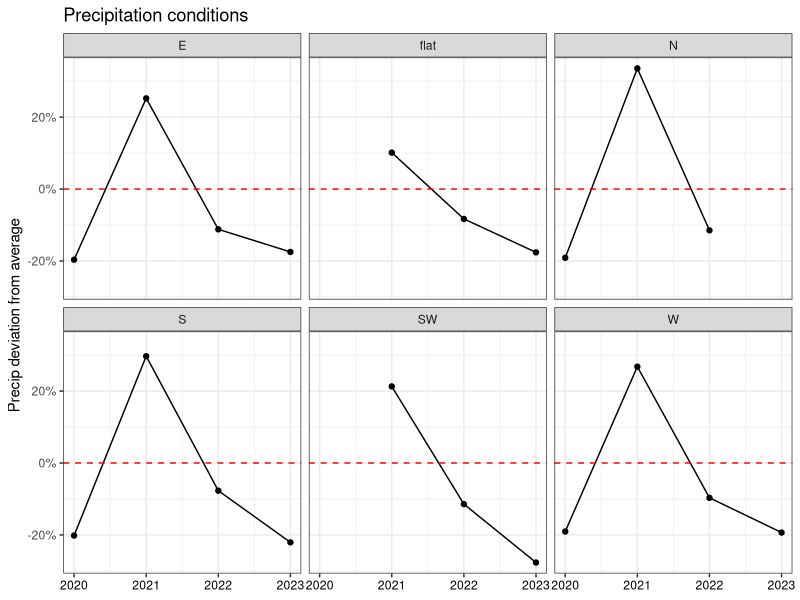
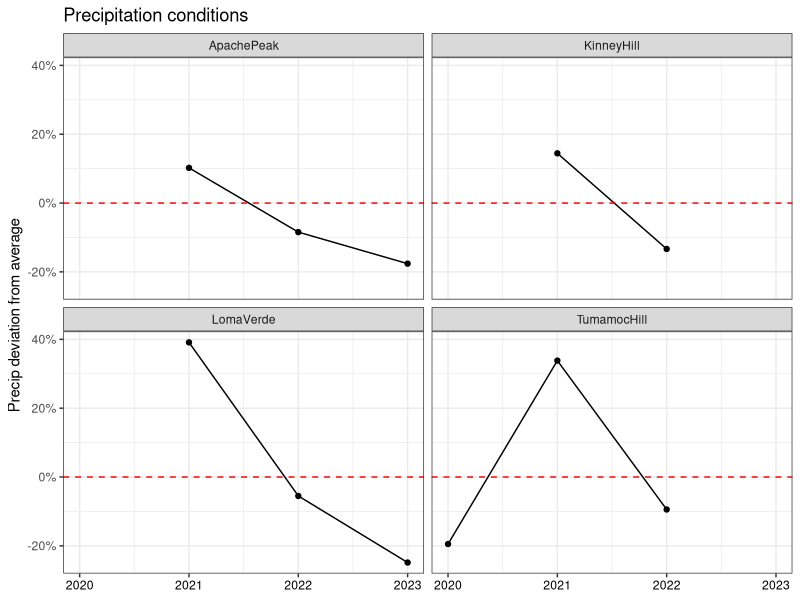
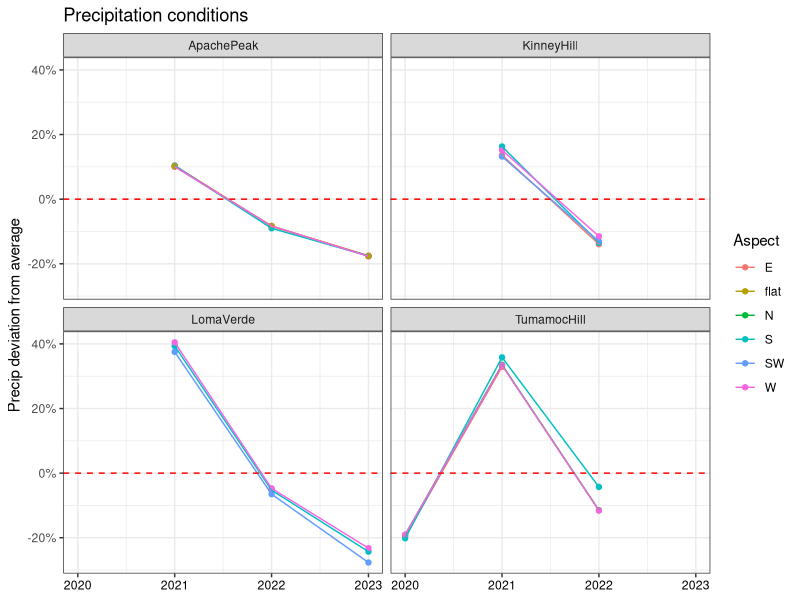
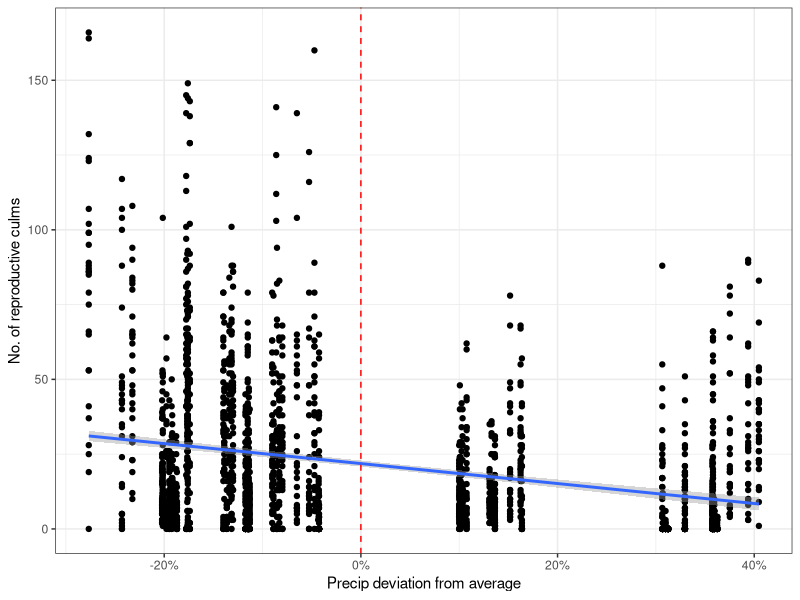
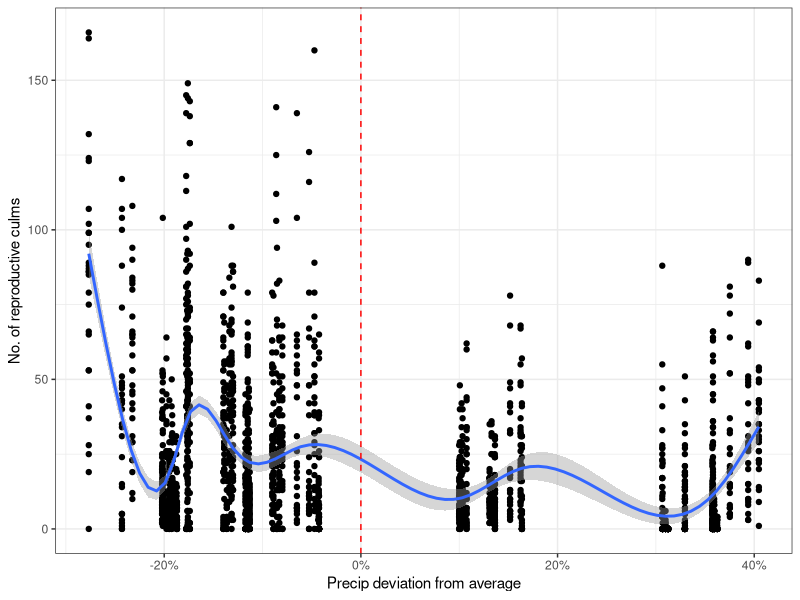
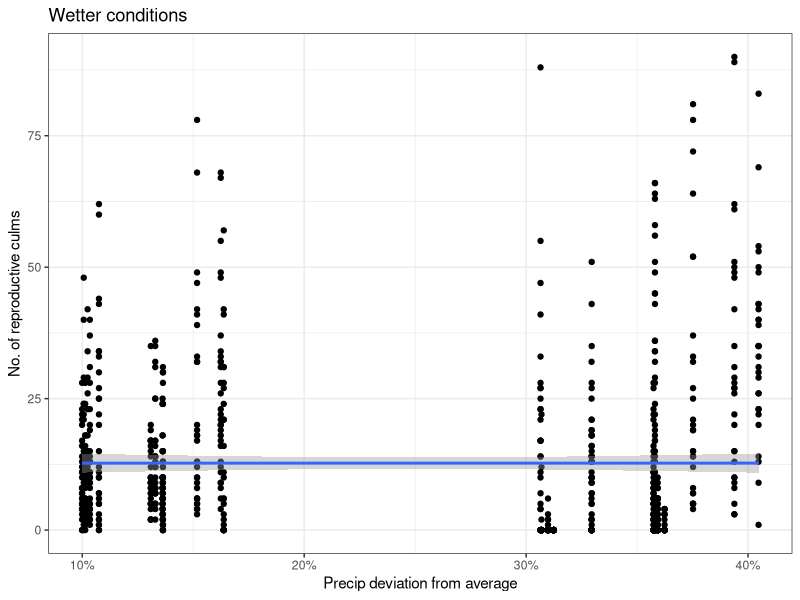
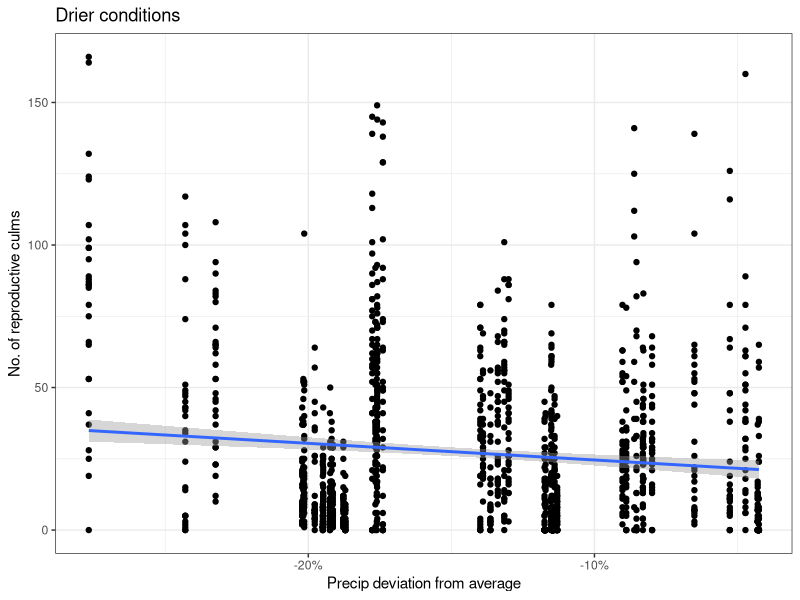
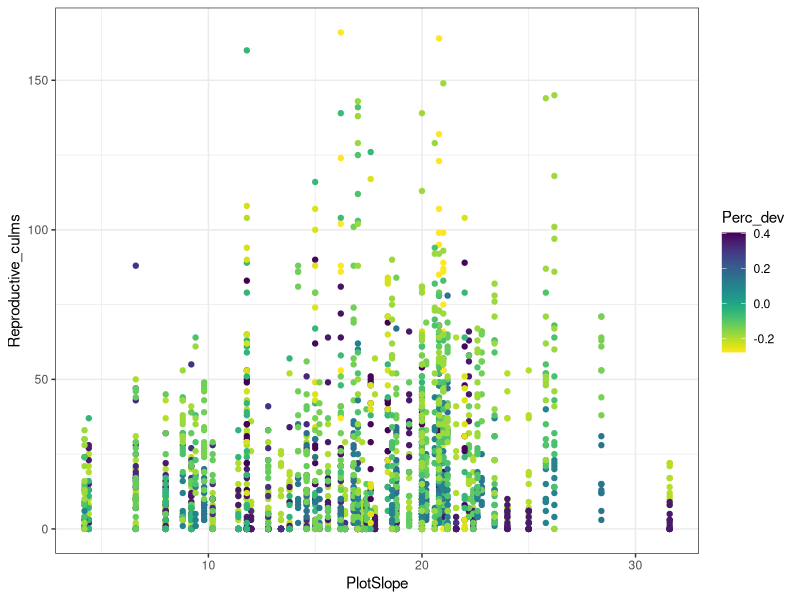

Source code (R) for these figures, in order: (Note: this script raises an error after producing the figures.)
# Created: 2024-09-23
# Updated: 2025-02-27

# Purpose: Graph culm, cover and density response to precip variation.

# Have to use average precip dev to represent each year, because the actual precip dev
#   is slightly different by sampling date.


library(tidyverse)
library(scales)
library(viridis)

# Load data ---------------------------------------------------------------

dat <- read_csv("data/cleaned/04_demography-data_clean.csv")


# Data wrangling ----------------------------------------------------------

# Create df of average and SE to make line graph for culm count
culm.avg.site <- dat %>% 
  group_by(Year, StudyYear, Site) %>% 
  summarise(repro_avg = mean(Reproductive_culms),
            repro_se = sd(Reproductive_culms) / sqrt(n()),
            total_avg = mean(Total_Live_Culms),
            total_se = sd(Total_Live_Culms) / sqrt(n()),
            Perc_dev_avg = mean(Perc_dev),
            .groups = "keep")

culm.avg.site.aspect <- dat %>% 
  group_by(Year, StudyYear, Site, Aspect) %>% 
  summarise(repro_avg = mean(Reproductive_culms),
            repro_se = sd(Reproductive_culms) / sqrt(n()),
            total_avg = mean(Total_Live_Culms),
            total_se = sd(Total_Live_Culms) / sqrt(n()),
            Perc_dev_avg = mean(Perc_dev),
            .groups = "keep")

culm.avg.aspect <- dat %>% 
  group_by(Year, Aspect) %>% 
  summarise(repro_avg = mean(Reproductive_culms),
            repro_se = sd(Reproductive_culms) / sqrt(n()),
            total_avg = mean(Total_Live_Culms),
            total_se = sd(Total_Live_Culms) / sqrt(n()),
            Perc_dev_avg = mean(Perc_dev),
            .groups = "keep")


# Separate out plot-level data
dat.plot <- dat %>% 
  select(-Plant_ID, -Vegetative_culms, -Reproductive_culms, -Total_Live_Culms, -Longestleaflength_cm) %>% 
  distinct(.keep_all = TRUE)

# Create df of average and SE to make line graph for density & cover
plot.avg.site <- dat.plot %>% 
  group_by(Year, StudyYear, Site) %>% 
  summarise(bgden_avg = mean(BGDensity),
            bgden_se = sd(BGDensity) / sqrt(n()),
            bgcov_avg = mean(BGCover),
            bgcov_se   = sd(BGCover) / sqrt(n()),
            shrub_avg = mean(ShrubCover),
            shrub_se = sd(ShrubCover) / sqrt(n()),
            forb_avg = mean(ForbCover),
            forb_se = sd(ForbCover) / sqrt(n()),
            ng_avg = mean(NGCover),
            ng_se = sd(NGCover) / sqrt(n()),
            Perc_dev_avg = mean(Perc_dev),
            .groups = "keep")

plot.avg.aspect <- dat.plot %>% 
  group_by(Year, Aspect) %>% 
  summarise(bgden_avg = mean(BGDensity),
            bgden_se = sd(BGDensity) / sqrt(n()),
            bgcov_avg = mean(BGCover),
            bgcov_se   = sd(BGCover) / sqrt(n()),
            shrub_avg = mean(ShrubCover),
            shrub_se = sd(ShrubCover) / sqrt(n()),
            forb_avg = mean(ForbCover),
            forb_se = sd(ForbCover) / sqrt(n()),
            ng_avg = mean(NGCover),
            ng_se = sd(NGCover) / sqrt(n()),
            Perc_dev_avg = mean(Perc_dev),
            .groups = "keep")

plot.avg.site.aspect <- dat.plot %>% 
  group_by(Year, StudyYear, Site, Aspect) %>% 
  summarise(bgden_avg = mean(BGDensity),
            bgden_se = sd(BGDensity) / sqrt(n()),
            bgcov_avg = mean(BGCover),
            bgcov_se   = sd(BGCover) / sqrt(n()),
            shrub_avg = mean(ShrubCover),
            shrub_se = sd(ShrubCover) / sqrt(n()),
            forb_avg = mean(ForbCover),
            forb_se = sd(ForbCover) / sqrt(n()),
            ng_avg = mean(NGCover),
            ng_se = sd(NGCover) / sqrt(n()),
            Perc_dev_avg = mean(Perc_dev),
            .groups = "keep")



# Aspects at each site ----------------------------------------------------

dat %>% 
  filter(Site == "ApachePeak") %>% 
  count(Aspect) # E, S, W, flat
dat %>% 
  filter(Site == "KinneyHill") %>% 
  count(Aspect) # E, S, SW, W
dat %>% 
  filter(Site == "LomaVerde") %>% 
  count(Aspect) # S, SW, W
dat %>% 
  filter(Site == "TumamocHill") %>% 
  count(Aspect) # E, N, S, W



# Precip deviation --------------------------------------------------------

# By aspect
precip.dev.aspect <- plot.avg.aspect %>% 
  ggplot(aes(x = Year, y = Perc_dev_avg)) +
  geom_point() +
  geom_line() +
  facet_wrap(~Aspect) +
  ggtitle("Precipitation conditions") +
  xlab(NULL) +
  ylab("Precip deviation from average") +
  theme_bw() +
  scale_y_continuous(labels = percent) +
  geom_hline(yintercept = 0,
             linetype = "dashed",
             color = "red") +
  theme(axis.text.x = element_text(color = "black"))
precip.dev.aspect

# By site
precip.dev.site <- plot.avg.site %>% 
  ggplot(aes(x = Year, y = Perc_dev_avg)) +
  geom_point() +
  geom_line() +
  facet_wrap(~Site) +
  ggtitle("Precipitation conditions") +
  xlab(NULL) +
  ylab("Precip deviation from average") +
  theme_bw() +
  scale_y_continuous(labels = percent) +
  geom_hline(yintercept = 0,
             linetype = "dashed",
             color = "red") +
  theme(axis.text.x = element_text(color = "black"))
precip.dev.site

# By site and aspect
plot.avg.site.aspect %>% 
  ggplot(aes(x = Year, y = Perc_dev_avg, color = Aspect)) +
  geom_point() +
  geom_line() +
  facet_wrap(~Site) +
  ggtitle("Precipitation conditions") +
  xlab(NULL) +
  ylab("Precip deviation from average") +
  theme_bw() +
  scale_y_continuous(labels = percent) +
  geom_hline(yintercept = 0,
             linetype = "dashed",
             color = "red") +
  theme(axis.text.x = element_text(color = "black"))



# Reproductive culms ------------------------------------------------------

## Repro: All combined ----------------------------------------------------

# Repro: Linear regression by Perc_dev
repro.all.lm <- dat %>% 
  ggplot(aes(x = Perc_dev, y = Reproductive_culms)) +
  geom_point() +
  geom_smooth(method = "lm") +
  theme_bw() +
  scale_x_continuous(labels = percent) +
  geom_vline(xintercept = 0,
             linetype = "dashed",
             color = "red") +
  xlab("Precip deviation from average") +
  ylab("No. of reproductive culms")
repro.all.lm

# Repro: geom_smooth() by Perc_dev
dat %>% 
  ggplot(aes(x = Perc_dev, y = Reproductive_culms)) +
  geom_point() +
  geom_smooth() +
  theme_bw() +
  scale_x_continuous(labels = percent) +
  geom_vline(xintercept = 0,
             linetype = "dashed",
             color = "red")  +
  xlab("Precip deviation from average") +
  ylab("No. of reproductive culms")

# Repro: Wetter/drier divided, linear regression by Perc_dev
dat %>% 
  filter(Perc_dev > 0) %>% 
  ggplot(aes(x = Perc_dev, y = Reproductive_culms)) +
  geom_point() +
  geom_smooth(method = "lm") +
  theme_bw() +
  scale_x_continuous(labels = percent) +
  ggtitle("Wetter conditions") +
  xlab("Precip deviation from average") +
  ylab("No. of reproductive culms")
dat %>% 
  filter(Perc_dev < 0) %>% 
  ggplot(aes(x = Perc_dev, y = Reproductive_culms)) +
  geom_point() +
  geom_smooth(method = "lm") +
  theme_bw() +
  scale_x_continuous(labels = percent) +
  ggtitle("Drier conditions") +
  xlab("Precip deviation from average") +
  ylab("No. of reproductive culms")


# Repro: Plot slope and Perc_dev
dat %>% 
  ggplot(aes(x = PlotSlope, y = Reproductive_culms, color = Perc_dev)) +
  geom_point() +
  theme_bw() +
  scale_color_viridis(option = "viridis", direction = -1)


## Repro: By aspect -------------------------------------------------------

# Repro: Aspect, all conditions (boxplot)
dat %>% 
  ggplot(aes(x = Aspect, y = Reproductive_culms)) +
  geom_boxplot() +
  theme_bw()

# Repro: Aspect by Year (boxplot, all obs)
dat %>% 
  mutate(Year = as.character(Year)) %>% 
  ggplot(aes(x = Year, y = Reproductive_culms)) +
  geom_boxplot() +
  facet_wrap(~Aspect) +
  theme_bw()

# Repro: Aspect by Perc_dev (scatterplot, all obs)
dat %>% 
  ggplot(aes(x = Perc_dev, y = Reproductive_culms)) +
  geom_point() +
  scale_x_continuous(labels = scales::percent) +
  geom_vline(xintercept = 0, linetype = "dashed") +
  facet_wrap(~Aspect) +
  theme_bw() 

# Repro: Aspect by Perc_dev (linear regression, all obs)
repro.all.aspect.lm <- dat %>% 
  ggplot(aes(x = Perc_dev, y = Reproductive_culms)) +
  geom_point() +
  geom_smooth(method = "lm") +
  scale_x_continuous(labels = scales::percent) +
  geom_vline(xintercept = 0, linetype = "dashed") +
  facet_wrap(~Aspect) +
  theme_bw() +
  xlab("Precip deviation from average") +
  ylab("No. of reproductive culms")
repro.all.aspect.lm

# Repro: Aspect by Year (line graph, average)
culm.avg.aspect %>% 
  ggplot(aes(x = Year, y = repro_avg, color = Aspect)) +
  geom_point() +
  geom_line() +
  theme_bw() +
  facet_wrap(~Aspect)

# Repro: Aspect by Perc_dev (line graph, average)
repro.aspect.avg <- culm.avg.aspect %>% 
  ggplot(aes(x = Perc_dev_avg, y = repro_avg)) +
  geom_point() +
  geom_line() +
  geom_errorbar(aes(ymin = repro_avg - repro_se, ymax = repro_avg + repro_se)) +
  geom_vline(xintercept = 0, linetype = "dashed") +
  theme_bw() +
  scale_x_continuous(labels = scales::percent) +
  xlab("Precip deviation from average") +
  ylab("No. of reproductive culms") +
  facet_wrap(~Aspect) +
  theme(legend.position = "none")
repro.aspect.avg



## Repro: By site ---------------------------------------------------------

# Repro: Site by Year (line graph, average)
culm.avg.site %>% 
  ggplot(aes(x = Year, y = repro_avg, color = Site)) +
  geom_point() +
  geom_line() +
  theme_bw()

# Repro: Site by Perc_dev (line graph, average)
repro.site.avg <- culm.avg.site %>% 
  ggplot(aes(x = Perc_dev_avg, y = repro_avg, color = Site)) +
  geom_point() +
  geom_line() +
  geom_errorbar(aes(ymin = repro_avg - repro_se, ymax = repro_avg + repro_se)) +
  geom_vline(xintercept = 0, linetype = "dashed") +
  theme_bw() +
  scale_x_continuous(labels = scales::percent) +
  xlab("Precip deviation from average") +
  ylab("No. of reproductive culms")
repro.site.avg


## Repro: By site and aspect ----------------------------------------------

# Repro: Site and aspect by Year (line graph, average)
culm.avg.site.aspect %>% 
  ggplot(aes(x = Year, y = repro_avg, color = Aspect)) +
  geom_point() +
  geom_line() +
  facet_wrap(~Site) +
  theme_bw()

# Repro: Site and aspect by Perc_dev (line graph, average)
culm.avg.site.aspect %>% 
  ggplot(aes(x = Perc_dev_avg, y = repro_avg, color = Aspect)) +
  geom_point() +
  geom_line() +
  geom_errorbar(aes(ymin = repro_avg - repro_se, ymax = repro_avg + repro_se)) +
  geom_vline(xintercept = 0, linetype = "dashed") +
  theme_bw() +
  facet_wrap(~Site) +
  scale_x_continuous(labels = scales::percent) +
  xlab("Precip deviation from average") +
  ylab("No. of reproductive culms")





# Total culms -------------------------------------------------------------

## Total: All combined ----------------------------------------------------

# Total: Linear regression by Perc_dev
total.all.lm <- dat %>% 
  ggplot(aes(x = Perc_dev, y = Total_Live_Culms)) +
  geom_point() +
  geom_smooth(method = "lm") +
  theme_bw() +
  scale_x_continuous(labels = percent) +
  geom_vline(xintercept = 0,
             linetype = "dashed",
             color = "red") +
  xlab("Precip deviation from average") +
  ylab("Total number of culms")
total.all.lm

# Total: geom_smooth() by Perc_dev
dat %>% 
  ggplot(aes(x = Perc_dev, y = Total_Live_Culms)) +
  geom_point() +
  geom_smooth() +
  theme_bw() +
  scale_x_continuous(labels = percent) +
  geom_vline(xintercept = 0,
             linetype = "dashed",
             color = "red")  +
  xlab("Precip deviation from average") +
  ylab("Total number of culms")

# Total: Wetter/drier divided, linear regression by Perc_dev
dat %>% 
  filter(Perc_dev > 0) %>% 
  ggplot(aes(x = Perc_dev, y = Total_Live_Culms)) +
  geom_point() +
  geom_smooth(method = "lm") +
  theme_bw() +
  scale_x_continuous(labels = percent) +
  ggtitle("Wetter conditions") +
  xlab("Precip deviation from average") +
  ylab("Total number of culms")
dat %>% 
  filter(Perc_dev < 0) %>% 
  ggplot(aes(x = Perc_dev, y = Total_Live_Culms)) +
  geom_point() +
  geom_smooth(method = "lm") +
  theme_bw() +
  scale_x_continuous(labels = percent) +
  ggtitle("Drier conditions") +
  xlab("Precip deviation from average") +
  ylab("Total number of culms")


# Total: Plot slope and Perc_dev
dat %>% 
  ggplot(aes(x = PlotSlope, y = Total_Live_Culms, color = Perc_dev)) +
  geom_point() +
  scale_color_viridis(option = "viridis", direction = -1)


## Total: By aspect -------------------------------------------------------

# Total: Aspect by Year (boxplot, all obs)
dat %>% 
  mutate(Year = as.character(Year)) %>% 
  ggplot(aes(x = Year, y = Total_Live_Culms)) +
  geom_boxplot() +
  facet_wrap(~Aspect) +
  theme_bw()

# Total: Aspect by Perc_dev (scatterplot, all obs)
dat %>% 
  ggplot(aes(x = Perc_dev, y = Total_Live_Culms)) +
  geom_point() +
  scale_x_continuous(labels = scales::percent) +
  geom_vline(xintercept = 0, linetype = "dashed") +
  facet_wrap(~Aspect) +
  theme_bw()

# Repro: Aspect by Perc_dev (linear regression, all obs)
total.all.aspect.lm <- dat %>% 
  ggplot(aes(x = Perc_dev, y = Total_Live_Culms)) +
  geom_point() +
  geom_smooth(method = "lm") +
  scale_x_continuous(labels = scales::percent) +
  geom_vline(xintercept = 0, linetype = "dashed") +
  facet_wrap(~Aspect) +
  theme_bw() +
  xlab("Precip deviation from average") +
  ylab("Total number of culms")
total.all.aspect.lm

# Total: Aspect by Year (line graph, average)
culm.avg.aspect %>% 
  ggplot(aes(x = Year, y = repro_avg, color = Aspect)) +
  geom_point() +
  geom_line() +
  theme_bw() +
  facet_wrap(~Aspect)

# Total: Aspect by Perc_dev (line graph, average)
total.aspect.avg <- culm.avg.aspect %>% 
  ggplot(aes(x = Perc_dev_avg, y = total_avg)) +
  geom_point() +
  geom_line() +
  geom_errorbar(aes(ymin = total_avg - total_se, ymax = total_avg + total_se)) +
  geom_vline(xintercept = 0, linetype = "dashed") +
  theme_bw() +
  scale_x_continuous(labels = scales::percent) +
  xlab("Precip deviation from average") +
  ylab("Total number of culms") +
  facet_wrap(~Aspect)
total.aspect.avg


## Total: By site ---------------------------------------------------------

# Total: Site by Year (line graph, average)
culm.avg.site %>% 
  ggplot(aes(x = Year, y = total_avg, color = Site)) +
  geom_point() +
  geom_line() +
  theme_bw()

# Total: Site by Perc_dev (line graph, average)
total.site.avg <- culm.avg.site %>% 
  ggplot(aes(x = Perc_dev_avg, y = total_avg, color = Site)) +
  geom_point() +
  geom_line() +
  geom_errorbar(aes(ymin = total_avg - total_se, ymax = total_avg + total_se)) +
  geom_vline(xintercept = 0, linetype = "dashed") +
  theme_bw() +
  scale_x_continuous(labels = scales::percent) +
  xlab("Precip deviation from average") +
  ylab("Total number of culms")
total.site.avg



## Total: By site and aspect ----------------------------------------------

# Total: Site and aspect by Year (line graph)
culm.avg.site.aspect %>% 
  ggplot(aes(x = Year, y = total_avg, color = Aspect)) +
  geom_point() +
  geom_line() +
  facet_wrap(~Site) +
  theme_bw()

# Total: Site and aspect by Perc_dev (line graph, average)
culm.avg.site.aspect %>% 
  ggplot(aes(x = Perc_dev_avg, y = total_avg, color = Aspect)) +
  geom_point() +
  geom_line() +
  geom_errorbar(aes(ymin = total_avg - total_se, ymax = total_avg + total_se)) +
  geom_vline(xintercept = 0, linetype = "dashed") +
  theme_bw() +
  facet_wrap(~Site) +
  scale_x_continuous(labels = scales::percent) +
  xlab("Precip deviation from average") +
  ylab("Total number of culms")



# Buffelgrass density -----------------------------------------------------

## BG density: All combined -----------------------------------------------




## BG density: By aspect --------------------------------------------------

# BG density: Aspect by Year (boxplot, all obs)
dat.plot %>% 
  mutate(Year = as.character(Year)) %>% 
  ggplot(aes(x = Year, y = BGDensity)) +
  geom_boxplot() +
  facet_wrap(~Aspect) +
  theme_bw()

# BG density: Aspect by Perc_dev (scatterplot, all obs)
dat.plot %>% 
  ggplot(aes(x = Perc_dev, y = BGDensity)) +
  geom_point() +
  scale_x_continuous(labels = scales::percent) +
  geom_vline(xintercept = 0, linetype = "dashed") +
  facet_wrap(~Aspect) +
  theme_bw()

# BG density: Aspect by Perc_dev (linear regression)
bgden.all.aspect.lm <- dat.plot %>% 
  ggplot(aes(x = Perc_dev, y = BGDensity)) +
  geom_point() +
  geom_smooth(method = "lm") +
  scale_x_continuous(labels = scales::percent) +
  geom_vline(xintercept = 0, linetype = "dashed") +
  facet_wrap(~Aspect) +
  theme_bw() +
  labs(x = "Precip deviation from average",
       y = expression(paste("Density (individuals /  ", m^2, ")")),
       title = "Buffelgrass density")
bgden.all.aspect.lm

# BG density: Aspect by Year (line graph, average)
plot.avg.aspect %>% 
  ggplot(aes(x = Year, y = bgden_avg, color = Aspect)) +
  geom_point() +
  geom_line() +
  theme_bw() +
  facet_wrap(~Aspect)

# BG density: Aspect by Perc_dev (line graph, average)
bgden.aspect.avg <- plot.avg.aspect %>% 
  ggplot(aes(x = Perc_dev_avg, y = bgden_avg)) +
  geom_point() +
  geom_line() +
  geom_errorbar(aes(ymin = bgden_avg - bgden_se, ymax = bgden_avg + bgden_se)) +
  geom_vline(xintercept = 0, linetype = "dashed") +
  theme_bw() +
  scale_x_continuous(labels = scales::percent) +
  labs(x = "Precip deviation from average",
       y = expression(paste("Density (individuals /  ", m^2, ")"))) +
  facet_wrap(~Aspect) 
bgden.aspect.avg




## BG density: By site ----------------------------------------------------

# BG density: Site by Year (line graph, average)
plot.avg.site %>% 
  ggplot(aes(x = Year, y = bgden_avg, color = Site)) +
  geom_point() +
  geom_line() +
  theme_bw()

# BG density: Site by Perc_dev (line graph, average)
bgden.site.avg <- plot.avg.site %>% 
  ggplot(aes(x = Perc_dev_avg, y = bgden_avg, color = Site)) +
  geom_point() +
  geom_line() +
  geom_errorbar(aes(ymin = bgden_avg - bgden_se, ymax = bgden_avg + bgden_se)) +
  geom_vline(xintercept = 0, linetype = "dashed") +
  theme_bw() +
  scale_x_continuous(labels = scales::percent) +
  labs(x = "Precip deviation from average",
       y = expression(paste("Density (individuals /  ", m^2, ")")),
       title = "Buffelgrass density") 
bgden.site.avg

# BG density: Site by Perc_dev (linear regression)
dat.plot %>% 
  ggplot(aes(x = Perc_dev, y = BGDensity)) +
  geom_point() +
  geom_smooth(method = "lm") +
  scale_x_continuous(labels = scales::percent) +
  geom_vline(xintercept = 0, linetype = "dashed") +
  facet_wrap(~Site) +
  theme_bw()


## BG density: By site and aspect -----------------------------------------

# BG density: Site and aspect by Year (line graph, average)
plot.avg.site.aspect %>% 
  ggplot(aes(x = Year, y = bgden_avg, color = Aspect)) +
  geom_point() +
  geom_line() +
  facet_wrap(~Site) +
  theme_bw()

# BG density: Site and aspect by Perc_dev (line graph, average)
plot.avg.site.aspect %>% 
  ggplot(aes(x = Perc_dev_avg, y = bgden_avg, color = Aspect)) +
  geom_point() +
  geom_line() +
  geom_errorbar(aes(ymin = bgden_avg - bgden_se, ymax = bgden_avg + bgden_se)) +
  geom_vline(xintercept = 0, linetype = "dashed") +
  theme_bw() +
  facet_wrap(~Site) +
  scale_x_continuous(labels = scales::percent) +
  labs(x = "Precip deviation from average",
       y = expression(paste("Density (individuals /  ", m^2, ")")),
       title = "Buffelgrass density") 



# Buffelgrass cover -------------------------------------------------------

## BG cover: By aspect ----------------------------------------------------

# BG cover: Aspect by Year (boxplot, all obs)
dat.plot %>% 
  mutate(Year = as.character(Year)) %>% 
  ggplot(aes(x = Year, y = BGCover)) +
  geom_boxplot() +
  facet_wrap(~Aspect) +
  theme_bw()

# BG cover: Aspect by Perc_dev (scatterplot, all obs)
dat.plot %>% 
  ggplot(aes(x = Perc_dev, y = BGCover)) +
  geom_point() +
  scale_x_continuous(labels = scales::percent) +
  geom_vline(xintercept = 0, linetype = "dashed") +
  facet_wrap(~Aspect) +
  theme_bw() 

# BG cover: Aspect by Perc_dev (linear regression)
bgcov.all.aspect.lm <- dat.plot %>% 
  ggplot(aes(x = Perc_dev, y = BGCover)) +
  geom_point() +
  geom_smooth(method = "lm") +
  scale_x_continuous(labels = scales::percent) +
  geom_vline(xintercept = 0, linetype = "dashed") +
  facet_wrap(~Aspect) +
  theme_bw() +
  labs(x = "Precip deviation from average",
       y = "Cover (%)",
       title = "Buffelgrass cover")
bgcov.all.aspect.lm

# BG cover: Aspect by Year (line graph, average)
plot.avg.aspect %>% 
  ggplot(aes(x = Year, y = bgcov_avg, color = Aspect)) +
  geom_point() +
  geom_line() +
  theme_bw() +
  facet_wrap(~Aspect) +
  theme(legend.position = "none")

# BG cover: Aspect by Perc_dev (line graph, average)
plot.avg.aspect %>% 
  ggplot(aes(x = Perc_dev_avg, y = bgcov_avg, color = Aspect)) +
  geom_point() +
  geom_line() +
  geom_errorbar(aes(ymin = bgcov_avg - bgcov_se, ymax = bgcov_avg + bgcov_se)) +
  geom_vline(xintercept = 0, linetype = "dashed") +
  theme_bw() +
  scale_x_continuous(labels = scales::percent) +
  labs(x = "Precip deviation from average",
       y = expression(paste("Density (individuals /  ", m^2, ")"))) +
  facet_wrap(~Aspect) +
  theme(legend.position = "none")

# BG cover: Aspect by Perc_dev (linear regression)
dat.plot %>% 
  ggplot(aes(x = Perc_dev, y = BGCover)) +
  geom_point() +
  geom_smooth(method = "lm") +
  scale_x_continuous(labels = scales::percent) +
  geom_vline(xintercept = 0, linetype = "dashed") +
  facet_wrap(~Aspect) +
  theme_bw()


## BG cover: By site ------------------------------------------------------

# BG cover: Site by Year (line graph, average)
plot.avg.site %>% 
  ggplot(aes(x = Year, y = bgcov_avg, color = Site)) +
  geom_point() +
  geom_line() +
  theme_bw()

# BG cover: Site by Perc_dev (line graph, average)
bgcov.site.avg <- plot.avg.site %>% 
  ggplot(aes(x = Perc_dev_avg, y = bgcov_avg, color = Site)) +
  geom_point() +
  geom_line() +
  geom_errorbar(aes(ymin = bgcov_avg - bgcov_se, ymax = bgcov_avg + bgcov_se)) +
  geom_vline(xintercept = 0, linetype = "dashed") +
  theme_bw() +
  scale_x_continuous(labels = scales::percent) +
  xlab("Precip deviation from average") +
  ylab("Buffelgrass cover (%)")
bgcov.site.avg



## BG cover: By site and aspect -------------------------------------------

# BG cover: Site and aspect by Year (line graph, average)
plot.avg.site.aspect %>% 
  ggplot(aes(x = Year, y = bgcov_avg, color = Aspect)) +
  geom_point() +
  geom_line() +
  facet_wrap(~Site) +
  theme_bw()

# BG cover: Site and aspect by Perc_dev (line graph, average)
plot.avg.site.aspect %>% 
  ggplot(aes(x = Perc_dev_avg, y = bgcov_avg, color = Aspect)) +
  geom_point() +
  geom_line() +
  geom_errorbar(aes(ymin = bgcov_avg - bgcov_se, ymax = bgcov_avg + bgcov_se)) +
  geom_vline(xintercept = 0, linetype = "dashed") +
  theme_bw() +
  facet_wrap(~Site) +
  scale_x_continuous(labels = scales::percent) +
  xlab("Precip deviation from average") +
  ylab("Buffelgrass cover (%)")    




# Shrub cover -------------------------------------------------------------

plot.avg.site %>% 
  ggplot(aes(x = Year, y = shrub_avg, color = Site)) +
  geom_point() +
  geom_line() +
  theme_bw()
plot.avg.site %>% 
  ggplot(aes(x = Perc_dev_avg, y = shrub_avg, color = Site)) +
  geom_point() +
  geom_line() +
  geom_errorbar(aes(ymin = shrub_avg - shrub_se, ymax = shrub_avg + shrub_se)) +
  geom_vline(xintercept = 0, linetype = "dashed") +
  theme_bw() +
  scale_x_continuous(labels = scales::percent) +
  xlab("Precip deviation from average") +
  ylab("Shrub cover (%)")

# By site and aspect (line graph)
plot.avg.site.aspect %>% 
  ggplot(aes(x = Year, y = shrub_avg, color = Aspect)) +
  geom_point() +
  geom_line() +
  facet_wrap(~Site) +
  theme_bw()
plot.avg.site.aspect %>% 
  ggplot(aes(x = Perc_dev_avg, y = shrub_avg, color = Aspect)) +
  geom_point() +
  geom_line() +
  geom_errorbar(aes(ymin = shrub_avg - shrub_se, ymax = shrub_avg + shrub_se)) +
  geom_vline(xintercept = 0, linetype = "dashed") +
  theme_bw() +
  facet_wrap(~Site) +
  scale_x_continuous(labels = scales::percent) +
  xlab("Precip deviation from average") +
  ylab("Shrub cover (%)")    



# Forb cover --------------------------------------------------------------

plot.avg.site %>% 
  ggplot(aes(x = Year, y = forb_avg, color = Site)) +
  geom_point() +
  geom_line() +
  theme_bw()
plot.avg.site %>% 
  ggplot(aes(x = Perc_dev_avg, y = forb_avg, color = Site)) +
  geom_point() +
  geom_line() +
  geom_errorbar(aes(ymin = forb_avg - forb_se, ymax = forb_avg + forb_se)) +
  geom_vline(xintercept = 0, linetype = "dashed") +
  theme_bw() +
  scale_x_continuous(labels = scales::percent) +
  xlab("Precip deviation from average") +
  ylab("Forb cover (%)")

# By site and aspect (line graph)
plot.avg.site.aspect %>% 
  ggplot(aes(x = Year, y = forb_avg, color = Aspect)) +
  geom_point() +
  geom_line() +
  facet_wrap(~Site) +
  theme_bw()
plot.avg.site.aspect %>% 
  ggplot(aes(x = Perc_dev_avg, y = forb_avg, color = Aspect)) +
  geom_point() +
  geom_line() +
  geom_errorbar(aes(ymin = forb_avg - forb_se, ymax = forb_avg + forb_se)) +
  geom_vline(xintercept = 0, linetype = "dashed") +
  theme_bw() +
  facet_wrap(~Site) +
  scale_x_continuous(labels = scales::percent) +
  xlab("Precip deviation from average") +
  ylab("Forb cover (%)")    


# Native grass cover ------------------------------------------------------

plot.avg.site %>% 
  ggplot(aes(x = Year, y = ng_avg, color = Site)) +
  geom_point() +
  geom_line() +
  theme_bw()
plot.avg.site %>% 
  ggplot(aes(x = Perc_dev_avg, y = ng_avg, color = Site)) +
  geom_point() +
  geom_line() +
  geom_errorbar(aes(ymin = ng_avg - ng_se, ymax = ng_avg + ng_se)) +
  geom_vline(xintercept = 0, linetype = "dashed") +
  theme_bw() +
  scale_x_continuous(labels = scales::percent) +
  xlab("Precip deviation from average") +
  ylab("Native grass cover (%)")

# By site and aspect (line graph)
plot.avg.site.aspect %>% 
  ggplot(aes(x = Year, y = ng_avg, color = Aspect)) +
  geom_point() +
  geom_line() +
  facet_wrap(~Site) +
  theme_bw()
plot.avg.site.aspect %>% 
  ggplot(aes(x = Perc_dev_avg, y = ng_avg, color = Aspect)) +
  geom_point() +
  geom_line() +
  geom_errorbar(aes(ymin = ng_avg - ng_se, ymax = ng_avg + ng_se)) +
  geom_vline(xintercept = 0, linetype = "dashed") +
  theme_bw() +
  facet_wrap(~Site) +
  scale_x_continuous(labels = scales::percent) +
  xlab("Precip deviation from average") +
  ylab("Native grass cover (%)")  




# Write out draft figures -------------------------------------------------

## Precipitation deviation ------------------------------------------------

tiff("figures/2025-02_draft-figures/Precip-deviation_site.tiff", units = "in", height = 5, width = 7, res = 150)
precip.dev.site
dev.off()

tiff("figures/2025-02_draft-figures/Precip-deviation_aspect.tiff", units = "in", height = 5, width = 7, res = 150)
precip.dev.aspect
dev.off()


## Reproductive culms -----------------------------------------------------

# All observations
tiff("figures/2025-02_draft-figures/Reproductive-culms_precip-dev_all_regression.tiff", 
     units = "in", height = 4, width = 6, res = 150)
repro.all.lm
dev.off()

tiff("figures/2025-02_draft-figures/Reproductive-culms_precip-dev-by-aspect_all_regression.tiff", 
     units = "in", height = 4, width = 6, res = 150)
repro.all.aspect.lm
dev.off()

# Averages
tiff("figures/2025-02_draft-figures/Reproductive-culms_precip-dev-by-aspect_avg.tiff", 
     units = "in", height = 4, width = 6, res = 150)
repro.aspect.avg
dev.off()

tiff("figures/2025-02_draft-figures/Reproductive-culms_precip-dev-by-site_avg.tiff", 
     units = "in", height = 5, width = 6, res = 150)
repro.site.avg
dev.off()


## Total culms ------------------------------------------------------------

# All observations
tiff("figures/2025-02_draft-figures/Total-culms_precip-dev_all_regression.tiff", 
     units = "in", height = 4, width = 6, res = 150)
total.all.lm
dev.off()

tiff("figures/2025-02_draft-figures/Total-culms_precip-dev-by-aspect_all_regression.tiff", 
     units = "in", height = 4, width = 6, res = 150)
total.all.aspect.lm
dev.off()

# Averages
tiff("figures/2025-02_draft-figures/Total-culms_precip-dev-by-aspect_avg.tiff", 
     units = "in", height = 4, width = 6, res = 150)
total.aspect.avg
dev.off()

tiff("figures/2025-02_draft-figures/Total-culms_precip-dev-by-site_avg.tiff", units = "in", height = 5, width = 6, res = 150)
total.site.avg
dev.off()



## Buffelgrass density ----------------------------------------------------

# All observations
tiff("figures/2025-02_draft-figures/BG-density_precip-dev-by-aspect_all_regression.tiff", 
     units = "in", height = 4, width = 6, res = 150)
bgden.all.aspect.lm
dev.off()

# Averages
tiff("figures/2025-02_draft-figures/BG-density_precip-dev-by-aspect_avg.tiff", 
     units = "in", height = 4, width = 6, res = 150)
bgden.aspect.avg
dev.off()

tiff("figures/2025-02_draft-figures/BG-density_precip-dev-by-site_avg.tiff", 
     units = "in", height = 5, width = 6, res = 150)
bgden.site.avg
dev.off()


## Buffelgrass cover ------------------------------------------------------

# All observations
tiff("figures/2025-02_draft-figures/BG-cover_precip-dev-by-aspect_all_regression.tiff", 
     units = "in", height = 4, width = 6, res = 150)
bgcov.all.aspect.lm
dev.off()

# Averages
tiff("figures/2025-02_draft-figures/BG-cover_precip-dev-by-site_avg.tiff", 
     units = "in", height = 5, width = 6, res = 150)
bgcov.site.avg
dev.off()


save.image("RData/05_draft-figs.RData")
